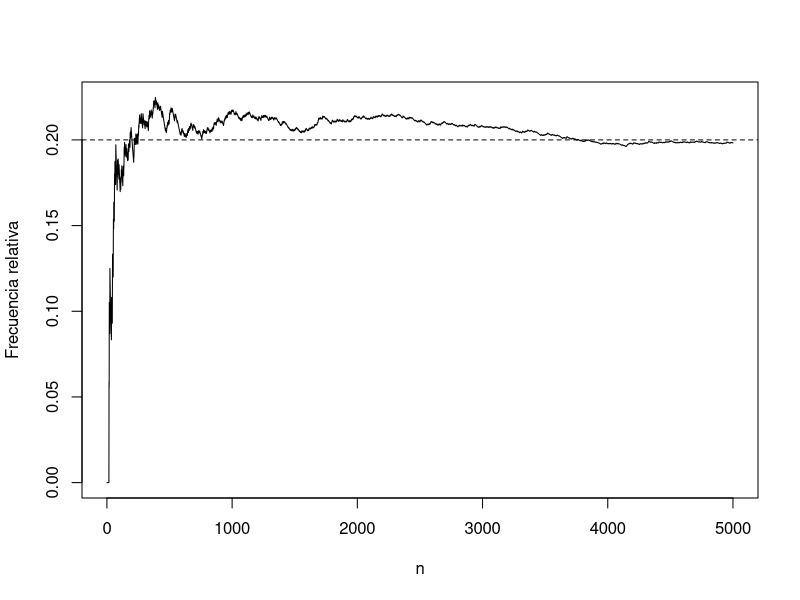

Reproduce this figure in R.
## ---- chunk 1
library(tidyverse)
set.seed(2026)
## ---- chunk 2
m <- 0; s <- sqrt(13)
pnorm(2, m, s, lower.tail = FALSE)

x <- rnorm(1e5, 10, 2); y <- rnorm(1e5, 5, 1.5)
mean(x - 2 * y > 2)
## ---- chunk 3
ppois(12, 4 + 6, lower.tail = FALSE)
mean(rpois(1e5, 4) + rpois(1e5, 6) > 12)
## ---- chunk 4
n <- 1e5
v <- matrix(rexp(3 * n, rate = 0.1), ncol = 3)
c(serie = mean(apply(v, 1, min)), teorica_serie = 1 / (3 * 0.1))
c(paralelo = mean(apply(v, 1, max)), teorica_paralelo = (1 / 0.1) * (1 + 1/2 + 1/3))
## ---- chunk 5
tibble(k = 1:4, exacta = 2 * pnorm(-k), chebyshev = 1 / k^2)
## ---- chunk 6
N <- 1e5
ind <- rnorm(N) > 2
est <- mean(ind); ee <- sqrt(est * (1 - est) / N)
c(estimacion = est, ic_inf = est - 1.96 * ee, ic_sup = est + 1.96 * ee,
  exacto = pnorm(2, lower.tail = FALSE))
## ---- chunk 7
# 1: X + Y ~ Bin(25, 0.3)
pbinom(5, 25, 0.3)
mean(rbinom(1e5, 10, 0.3) + rbinom(1e5, 15, 0.3) <= 5)

# 2: F_max = x^2 -> densidad 2x -> E = 2/3
integrate(function(x) x * 2 * x, 0, 1)$value
mean(pmax(runif(1e5), runif(1e5)))

# 3: suma ~ Gamma(100, 2); TCL: N(50, sqrt(100)/2 = 5)
pgamma(45, shape = 100, rate = 2)
pnorm(45, mean = 100 / 2, sd = 10 / 2)

# 4
x <- rbinom(5000, 1, 0.2)
plot(cumsum(x) / seq_along(x), type = "l", ylab = "Frecuencia relativa", xlab = "n")
abline(h = 0.2, lty = 2)

# 5: probabilidad de caer en la esfera * 8
N <- 1e6
P <- matrix(runif(3 * N, -1, 1), ncol = 3)
dentro <- rowSums(P^2) <= 1
vol <- 8 * mean(dentro)
ee <- 8 * sqrt(mean(dentro) * (1 - mean(dentro)) / N)
c(volumen = vol, exacto = 4 * pi / 3, error_tipico = ee)
# error_tipico ~ 8 * sqrt(p(1-p)/N), con p = pi/6: N >= (8 * 0.4996 / 0.005)^2 ~ 6.4e5
(8 * sqrt(pi / 6 * (1 - pi / 6)) / 0.005)^2

# 6: g(x) = x^2, g'(1) = 2, sigma = 1 -> sd ~ 2 / sqrt(50)
2 / sqrt(50)
sd(replicate(20000, mean(rexp(50))^2))
